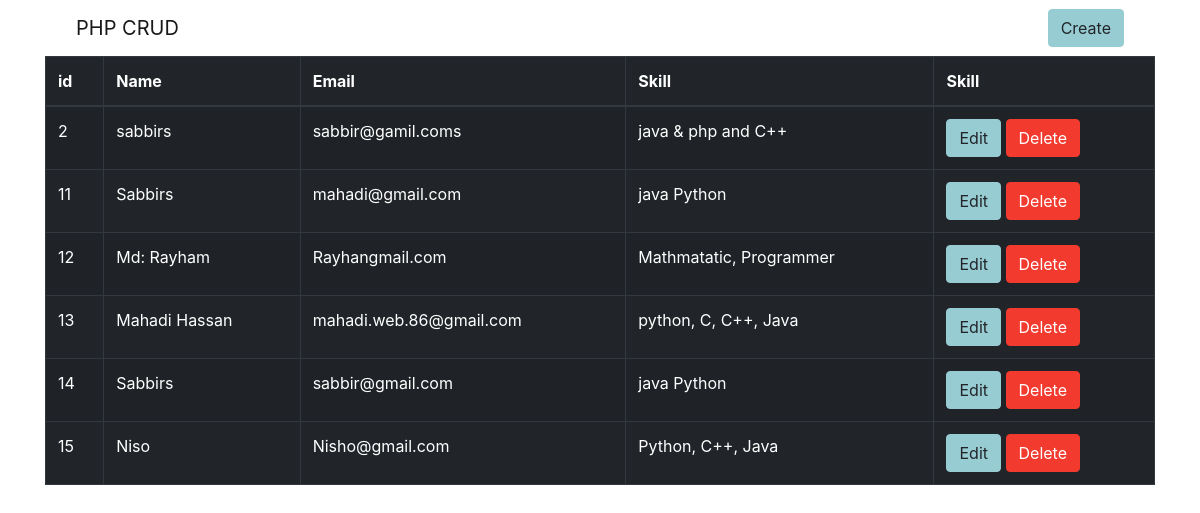
The page / on the database its author committed.
### tables this page shows
CREATE TABLE `users` (
  `id` int(11) NOT NULL,
  `name` varchar(50) DEFAULT NULL,
  `email` varchar(200) DEFAULT NULL,
  `skill` varchar(100) DEFAULT NULL
);

### index.php (the view)
<?php
	include 'lib/Database.php';
	include 'header.php';
?>
<div class="container">
	<div class="row">
		<div class="table-responsive">
			<div class="table-dark table-active">
				<?php
					$query = "SELECT * FROM users ";
					$connct = mysqli_query($connection, $query);
				?>
				<table class="table table-striped table-bordered table-hover">
					<thead>
						<tr>
							<th>id</th>
							<th>Name</th>
							<th>Email</th>
							<th>Skill</th>
							<th>Skill</th>
						</tr>
						<tbody>
						<?php while ($row = mysqli_fetch_assoc($connct)) { ?>
							<tr>
								<td><?php echo $row['id']; ?></td>
								<td><?php echo $row['name']; ?></td>
								<td><?php echo $row['email']; ?></td>
								<td><?php echo $row['skill']; ?></td>
								<td>
									<a href="edit.php?id=<?php echo $row['id']; ?>" class="btn btn-primary">Edit</a>
									<a onclick="return confirm('Are You Want to Delete This File')" href="delete.php?del_id=<?php echo $row['id'] ?>" class="btn btn-danger">Delete</a>
								</td>
							</tr>
						<?php } ?>
						</tbody>
					</thead>
				</table>
			</div>
		</div>
	</div>
</div>
<?php
	include 'footer.php';
?>

### header.php (shortened to what this page needs)
<!DOCTYPE html>
<html>
<head>
	<link rel="stylesheet" href="inc/bootstrap.min.css">
</head>
<body>
	<div class="container">
		<nav class="navbar navbar-expand-md navbar-light">
			<div class="container-fluid ">
				<div class="navbar-header">
					<a class="navbar-brand" href="index.php">PHP CRUD</a>
				</div>
				    <ul class="nav navbar-nav pull-right">
				      	<li class="nav-item ">
				        	<a class="btn btn-primary" href="create.php">Create</a>
				      	</li>
				    </ul>
			</div>
		</nav>

### footer.php
		</div>
	</body>
</html>

### rows shown on the page
users: id "2", name "sabbirs", email "sabbir@gamil.coms", skill "java & php and C++"
users: id "11", name "Sabbirs", email "mahadi@gmail.com", skill "java Python"
users: id "12", name "Md: Rayham", email "Rayhangmail.com", skill "Mathmatatic, Programmer"
users: id "13", name "Mahadi Hassan", email "mahadi.web.86@gmail.com", skill "python, C, C++, Java"
users: id "14", name "Sabbirs", email "sabbir@gmail.com", skill "java Python"
users: id "15", name "Niso", email "Nisho@gmail.com", skill "Python, C++, Java"
